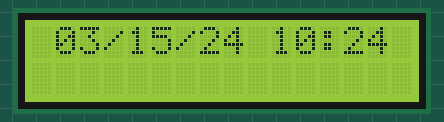
Bench run of a program on a simulated Raspberry Pi (BCM pin numbers). Shown: 16×2 character LCD. The clock reads 2024-03-15 10:24:30 at power-on unless the program sets it; every time zone reads the same local clock.

Above: at 0.1 s.
At 30.1 s:
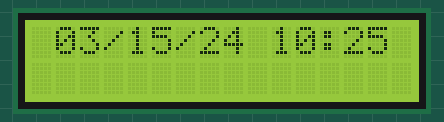
At 90.1 s:
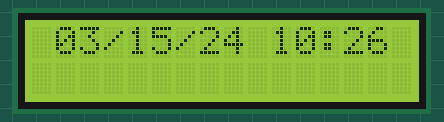

The program:

HD44780.py
```python
# (licence header left out)
from time import sleep
import smbus

Left = False
Right = True


class HD44780(object):
    # commands (p.24-27)
    CLEAR_DISPLAY      = 0x01
    RETURN_HOME        = 0x02
    ENTRY_MODE_SET     = 0x04
    DISPLAY_SET        = 0x08
    CURSOR_SHIFT       = 0x10
    FUNCTION_SET       = 0x20
    CGRAM_ADDR_SET     = 0x40
    DDRAM_ADDR_SET     = 0x80
    # entry mode flags
    ENTRY_MODE_DEC     = 0x00
    ENTRY_MODE_INC     = 0x01
    ENTRY_MODE_SHRIGHT = 0x00
    ENTRY_MODE_SHLEFT  = 0x02
    # display flags
    DISPLAY_BLINK_OFF  = 0x00
    DISPLAY_BLINK_ON   = 0x01
    DISPLAY_CURSOR_OFF = 0x00
    DISPLAY_CURSOR_ON  = 0x02
    DISPLAY_OFF        = 0x00
    DISPLAY_ON         = 0x04
    # cursor shift flags
    DC_MOVE_LEFT       = 0x00
    DC_MOVE_RIGHT      = 0x04
    DC_CURSOR_MOVE     = 0x00
    DC_DISPLAY_MOVE    = 0x08
    # function set flags
    FUNCTION_5X8       = 0x00
    FUNCTION_5X10      = 0x04
    FUNCTION_1LINE     = 0x00
    FUNCTION_2LINE     = 0x08
    FUNCTION_4BIT      = 0x00
    FUNCTION_8BIT      = 0x10
    # i2c 8bit register layout
    # D7 | D6 | D5 | D4 | BL | EN | RW | RS
    REG_RS = 0b00000001  # register select bit
    REG_RW = 0b00000010  # read/write bit
    REG_EN = 0b00000100  # enable bit
    REG_BL = 0b00001000  # backlight bit
    REG_D4 = 0b00010000  # 4bit D4 lsb
    REG_D5 = 0b00100000  # 4bit D5
    REG_D6 = 0b01000000  # 4bit D6
    REG_D7 = 0b10000000  # 4bit D7 msb


    # run "sudo i2cdetect -y 1" to find i2c address of display
    def __init__(self, rows=2, cols=16, addr=0x3f, bus=1):
        self.rows = 1 if rows==1 else 2
        self.cols = cols
        self.addr = addr
        self.i2c = smbus.SMBus(bus)
        self.backlight = True
        self._display = 0
        self._entry_mode = 0

        # init to 4 bit mode (p.46)
        self.write_reg(self.REG_D5 | self.REG_D4)
        sleep(0.0045)   # wait >4.1ms (p.46)
        self.write_reg(self.REG_D5 | self.REG_D4)
        sleep(0.00011)  # wait >100us (p.46)
        self.write_reg(self.REG_D5 | self.REG_D4)
        self.write_reg(self.REG_D5)

        # 4-bit mode, font, rows
        self.write_cmd(self.FUNCTION_SET | self.FUNCTION_4BIT | self.FUNCTION_5X8
                                         | self.FUNCTION_1LINE if rows==1 else self.FUNCTION_2LINE)

        # display / cursor / blink
        self._display = self.DISPLAY_ON | self.DISPLAY_CURSOR_OFF | self.DISPLAY_BLINK_OFF
        self.write_cmd(self.DISPLAY_SET | self._display)

        # clear display
        self.write_cmd(self.CLEAR_DISPLAY)
        sleep(0.00167)  # wait >1.52ms (p.24)

        # text direction & scroll
        self._entry_mode = self.ENTRY_MODE_SHLEFT | self.ENTRY_MODE_DEC
        self.write_cmd(self.ENTRY_MODE_SET | self._entry_mode)

    def write_reg(self, reg):
        self.i2c.write_byte(self.addr, reg |  self.REG_EN)  # EN high
        sleep(0.000001)  # enable time >450ns (p.49)
        self.i2c.write_byte(self.addr, reg & ~self.REG_EN)  # EN low
        sleep(0.000044)  # command settle time >40us (p.25)

    def write_cmd(self, val, flags=0):
        flags |= self.REG_BL if self.backlight else 0
        self.write_reg(val & 0xF0 | flags)
        self.write_reg(val << 4 | flags)

    def write_char(self, val):
        self.write_cmd(val, self.REG_RS)

    def write_text(self, val):
        for c in val:
            self.write_char(ord(c))

    def set_cursor(self, row, col):
        pos = 0x40 * row + col
        if row > 1:
            pos -= (0x80 - self.cols)
        self.write_cmd(self.DDRAM_ADDR_SET | pos)

    def clear():
        self.write_cmd(self.CLEAR_DISPLAY)
        sleep(0.00167)  # wait >1.52ms (p.24)

    def home():
        self.write_cmd(self.RETURN_HOME)
        sleep(0.00167)  # wait >1.52ms (p.24)

    # backlight - note that backlight is a first-class property

    @property
    def display(self):
        return self.DISPLAY_ON == (self._display & self.DISPLAY_ON)
    @display.setter
    def display(self, val):
        if val:
            self._display |= self.DISPLAY_ON
        else:
            self._display &= ~self.DISPLAY_ON
        self.write_cmd(self.DISPLAY_SET | self._display)

    @property
    def cursor(self):
        return self.DISPLAY_CURSOR_ON == (self._display & self.DISPLAY_CURSOR_ON)
    @cursor.setter
    def cursor(self, val):
        if val:
            self._display |= self.DISPLAY_CURSOR_ON
        else:
            self._display &= ~self.DISPLAY_CURSOR_ON
        self.write_cmd(self.DISPLAY_SET | self._display)

    @property
    def cursor_blink(self):
        return self.DISPLAY_BLINK_ON == (self._display & self.DISPLAY_BLINK_ON)
    @cursor_blink.setter
    def cursor_blink(self, val):
        if val:
            self._display |= self.DISPLAY_BLINK_ON
        else:
            self._display &= ~self.DISPLAY_BLINK_ON
        self.write_cmd(self.DISPLAY_SET | self._display)

    @property
    def scroll_lock(self):
        return self.ENTRY_MODE_INC == (self._entry_mode & self.ENTRY_MODE_INC)
    @scroll_lock.setter
    def scroll_lock(self, val):
        if val:
            self._entry_mode |= self.ENTRY_MODE_INC
        else:
            self._entry_mode &= ~self.ENTRY_MODE_INC
        self.write_cmd(self.ENTRY_MODE_SET | self._entry_mode)

    @property
    def left_to_right(self):
        return self.ENTRY_MODE_SHLEFT == (self._entry_mode & self.ENTRY_MODE_SHLEFT)
    @left_to_right.setter
    def left_to_right(self, val):
        if val:
            self._entry_mode |= self.ENTRY_MODE_SHLEFT
        else:
            self._entry_mode &= ~self.ENTRY_MODE_SHLEFT
        self.write_cmd(self.ENTRY_MODE_SET | self._entry_mode)

    @property
    def right_to_left(self):
        return not self.left_to_right
    @right_to_left.setter
    def right_to_left(self, val):
        self.left_to_right = not val

    def scroll_cursor(self, cols=1, dir=Right):
        for col in range(cols):
            self.write_cmd(self.CURSOR_SHIFT | self.DC_CURSOR_MOVE | self.DC_MOVE_RIGHT if dir else self.DC_MOVE_LEFT)

    def scroll_display(self, cols=1, dir=Right):
        for col in range(cols):
            self.write_cmd(self.CURSOR_SHIFT | self.DC_DISPLAY_MOVE | self.DC_MOVE_RIGHT if dir else self.DC_MOVE_LEFT)


def main():
#    lcd = HD44780(rows=2, cols=16, addr=0x27)
    lcd = HD44780(rows=4, cols=20, addr=0x3f)
    lcd.set_cursor(3, 2)
    lcd.write_text('HD44780 is cool!')

    from datetime import datetime
    from pytz import timezone
    while True:
        utc = datetime.utcnow().replace(tzinfo=timezone('UTC'))
        local = utc.astimezone(timezone('US/Eastern'))
        ts = local.strftime('%m/%d/%y %I:%M %p')

        lcd.set_cursor(0, 1)
        lcd.write_text(ts)

        sleep(60 - utc.second)


if __name__ == '__main__':
    try:
        main()
    except KeyboardInterrupt:
        print(' break')
        pass
```

Measured:
- what the display in image 0 shows lasts 30.1 s, from 0.0 s to 30.1 s
- what the display in image 1 shows lasts 60.0 s, from 30.1 s to 90.1 s
